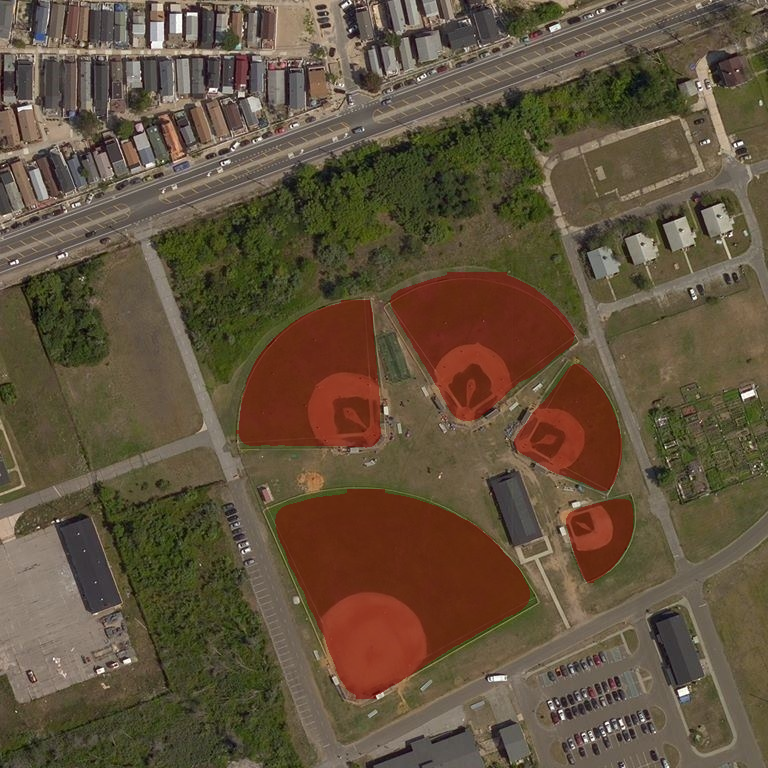
#> input picture assets/images_to_osm.png, 768 x 768 px; its folder holds only this picture in this run
$ python -i gaussi_blur.py   (imports and definitions only)
#> lines starting #> are read from the running program, lines starting #| are printed output that depends on the picture
#> further down, picture is the input picture: PIL image 768x768 RGB; mean R, G, B 98, 82.3, 61.1
# # -*- coding:utf-8 -*-
# """数据增强
#    1. 翻转变换 flip
#    2. 随机修剪 random crop
#    3. 色彩抖动 color jittering
#    4. 平移变换 shift
#    5. 尺度变换 scale
#    6. 对比度变换 contrast
#    7. 噪声扰动 noise
#    8. 旋转变换/反射变换 Rotation/reflection
#    author: XiJun.Gong
#    date:2016-11-29
# """
#
# from PIL import Image, ImageEnhance, ImageOps, ImageFile
# import numpy as np
# import random
# import threading, os, time
# import logging
# import numpy as np
# import sys
# sys.path.remove('/opt/ros/kinetic/lib/python2.7/dist-packages')
#
# import cv2
#
# logger = logging.getLogger(__name__)
# ImageFile.LOAD_TRUNCATED_IMAGES = True
#
#
# class DataAugmentation:
#     """
#     包含数据增强的八种方式
#     """
#
#     def __init__(self):
#         pass
#
#     @staticmethod
#     def openImage(image):
#         return Image.open(image, mode="r")
#
#     @staticmethod
#     def randomRotation(image, mode=Image.BICUBIC):
#         """
#          对图像进行随机任意角度(0~360度)旋转
#         :param mode 邻近插值,双线性插值,双三次B样条插值(default)
#         :param image PIL的图像image
#         :return: 旋转转之后的图像
#         """
#         random_angle = np.random.randint(1, 360)
#         return image.rotate(random_angle, mode)
#
#     @staticmethod
#     def randomCrop(image):
#         """
#         对图像随意剪切,考虑到图像大小范围(68,68),使用一个一个大于(36*36)的窗口进行截图
#         :param image: PIL的图像image
#         :return: 剪切之后的图像
#         """
#         image_width = image.size[0]
#         image_height = image.size[1]
#         crop_win_size = np.random.randint(40, 68)
#         random_region = (
#             (image_width - crop_win_size) >> 1, (image_height - crop_win_size) >> 1, (image_width + crop_win_size) >> 1,
#             (image_height + crop_win_size) >> 1)
#         return image.crop(random_region)
#
#     @staticmethod
#     def randomColor(image):
#         """
#         对图像进行颜色抖动
#         :param image: PIL的图像image
#         :return: 有颜色色差的图像image
#         """
#         random_factor = np.random.randint(0, 31) / 10.  # 随机因子
#         color_image = ImageEnhance.Color(image).enhance(random_factor)  # 调整图像的饱和度
#         random_factor = np.random.randint(10, 21) / 10.  # 随机因子
#         brightness_image = ImageEnhance.Brightness(color_image).enhance(random_factor)  # 调整图像的亮度
#         random_factor = np.random.randint(10, 21) / 10.  # 随机因1子
#         contrast_image = ImageEnhance.Contrast(brightness_image).enhance(random_factor)  # 调整图像对比度
#         random_factor = np.random.randint(0, 31) / 10.  # 随机因子
#         return ImageEnhance.Sharpness(contrast_image).enhance(random_factor)  # 调整图像锐度
#
#     @staticmethod
#     def randomGaussian(image, mean=0.2, sigma=0.3):
#         """
#          对图像进行高斯噪声处理
#         :param image:
#         :return:
#         """
#
#         def gaussianNoisy(im, mean=0.2, sigma=0.3):
#             """
#             对图像做高斯噪音处理
#             :param im: 单通道图像
#             :param mean: 偏移量
#             :param sigma: 标准差
#             :return:
#             """
#             for _i in range(len(im)):
#                 im[_i] += random.gauss(mean, sigma)
#             return im
#
#         # 将图像转化成数组
#         img = np.asarray(image)
#         img = np.require(img, dtype='f4', requirements=['O', 'W'])
#         img.flags.writeable = True  # 将数组改为读写模式
#         width, height = img.shape[:2]
#         img_r = gaussianNoisy(img[:, :, 0].flatten(), mean, sigma)
#         img_g = gaussianNoisy(img[:, :, 1].flatten(), mean, sigma)
#         img_b = gaussianNoisy(img[:, :, 2].flatten(), mean, sigma)
#         img[:, :, 0] = img_r.reshape([width, height])
#         img[:, :, 1] = img_g.reshape([width, height])
#         img[:, :, 2] = img_b.reshape([width, height])
#         return Image.fromarray(np.uint8(img))
#
#     @staticmethod
#     def saveImage(image, path):
#         image.save(path)
#
#
# def makeDir(path):
#     try:
#         if not os.path.exists(path):
#             if not os.path.isfile(path):
#                 # os.mkdir(path)
#                 os.makedirs(path)
#             return 0
#         else:
#             return 1
#     except Exception as e:
#         print(str(e))
#         return -2
#
#
# def imageOps(func_name, image, des_path, file_name, times=5):
#     funcMap = {"randomRotation": DataAugmentation.randomRotation,
#                # "randomCrop": DataAugmentation.randomCrop,
#                "randomColor": DataAugmentation.randomColor,
#                # "randomGaussian": DataAugmentation.randomGaussian
#                }
#     if funcMap.get(func_name) is None:
#         logger.error("%s is not exist", func_name)
#         return -1
#
#     for _i in range(0, times, 1):
#         new_image = funcMap[func_name](image)
#         DataAugmentation.saveImage(new_image, os.path.join(des_path, func_name + str(_i) + file_name))
#
#
# opsList = {"randomRotation",  "randomColor"} # "randomCrop",, "randomGaussian"
#
#
# def threadOPS(path, new_path):
#     """
#     多线程处理事务
#     :param src_path: 资源文件
#     :param des_path: 目的地文件
#     :return:
#     """
#     if os.path.isdir(path):
#         img_names = os.listdir(path)
#     else:
#         img_names = [path]
#     for img_name in img_names:
#         print
#         img_name
#         tmp_img_name = os.path.join(path, img_name)
#         if os.path.isdir(tmp_img_name):
#             if makeDir(os.path.join(new_path, img_name)) != -1:
#                 threadOPS(tmp_img_name, os.path.join(new_path, img_name))
#             else:
#                 print
#                 'create new dir failure'
#                 return -1
#                 # os.removedirs(tmp_img_name)
#         elif tmp_img_name.split('.')[1] != "DS_Store":
#             # 读取文件并进行操作
#             image = DataAugmentation.openImage(tmp_img_name)
#             threadImage = [0] * 5
#             _index = 0
#             for ops_name in opsList:
#                 threadImage[_index] = threading.Thread(target=imageOps,
#                                                        args=(ops_name, image, new_path, img_name,))
#                 threadImage[_index].start()
#                 _index += 1
#                 time.sleep(0.2)
#
#
# if __name__ == '__main__':
#     threadOPS("/home/txl/train/12306train",
#               "/home/txl/train/12306train3")
#
#     # img = cv2.imread('/home/txl/train/12306train/13.jpg')
#     # img0 = cv2.GaussianBlur(img, ksize=(9, 9), sigmaX=0, sigmaY=0)
#     # img1 = cv2.flip(img, 0)  # 垂直翻转
#     # img2 = cv2.flip(img, 1)  # 水平翻转
#     #
#     #
#     # # cv2.imshow('Source image', img)
#     # # cv2.imshow('blur image', img0)
#     # # cv2.imshow('chuizhi', img1)
#     # # cv2.imshow('shuiping', img2)
#     # cv2.imwrite('/home/txl/train/txl/img.jpg', img)
#     # cv2.imwrite('/home/txl/train/txl/img0.jpg', img0)
#     # cv2.imwrite('/home/txl/train/txl/img1.jpg', img1)
#     # cv2.imwrite('/home/txl/train/txl/img2.jpg', img2)
#     #
#     #
#     # cv2.waitKey()
import os
import os.path
from PIL import Image, ImageEnhance
from skimage import io
import random
import numpy as np
import shutil

def salt_and_pepper_noise(img, proportion=0.05):
    noise_img =img
    height,width =noise_img.shape[0],noise_img.shape[1]
    num = int(height*width*proportion)#多少个像素点添加椒盐噪声
    for i in range(num):
        w = random.randint(0,width-1)
        h = random.randint(0,height-1)
        if random.randint(0,1) ==0:
            noise_img[h,w] =0
        else:
            noise_img[h,w] = 255
    return noise_img

def gauss_noise(image):
    img = image.astype(np.int16)  # 此步是为了避免像素点小于0，大于255的情况
    mu = 0
    sigma = 25
    for i in range(img.shape[0]):
        for j in range(img.shape[1]):
            for k in range(img.shape[2]):
                img[i, j, k] = img[i, j, k] + random.gauss(mu=mu, sigma=sigma)
    img[img > 255] = 255
    img[img < 0] = 0
    img = img.astype(np.uint8)
    return img


def randomColor(image):
        """
        对图像进行颜色抖动
        :param image: PIL的图像image
        :return: 有颜色色差的图像image
        """
        random_factor = np.random.randint(0, 31) / 10.  # 随机因子
        color_image = ImageEnhance.Color(image).enhance(random_factor)  # 调整图像的饱和度
        random_factor = np.random.randint(10, 21) / 10.  # 随机因子
        brightness_image = ImageEnhance.Brightness(color_image).enhance(random_factor)  # 调整图像的亮度
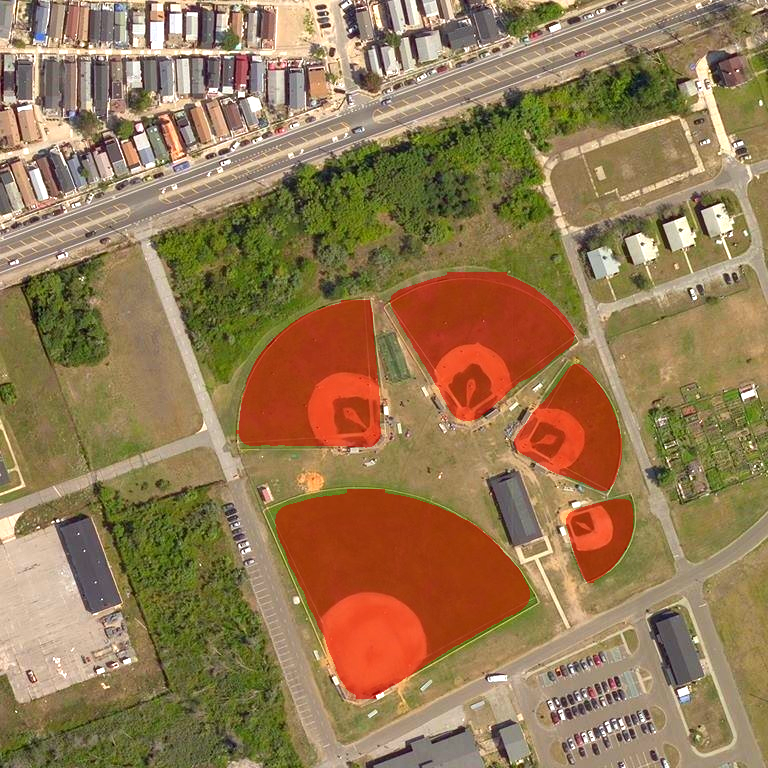
#> brightness_image: PIL image 768x768 RGB; mean R, G, B 149.5, 121.5, 83.5
        random_factor = np.random.randint(10, 21) / 10.  # 随机因1子
        contrast_image = ImageEnhance.Contrast(brightness_image).enhance(random_factor)  # 调整图像对比度
        random_factor = np.random.randint(0, 31) / 10.  # 随机因子
        return ImageEnhance.Sharpness(contrast_image).enhance(random_factor)  # 调整图像锐度

# [42 lines not run here, left out]

>>> from PIL import Image
>>> picture = Image.open('../assets/images_to_osm.png')
>>> result = randomColor(picture)
